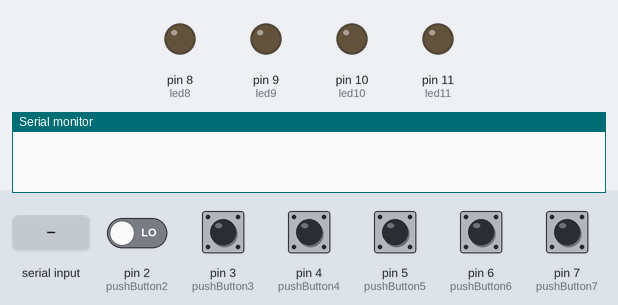
A sketch run on a simulated Arduino Uno, built with avr-gcc and run on an emulated ATmega328P. Shown: output pins drawn as LEDs (lit = HIGH), the last lines printed to the serial monitor. The test bench sets the inputs (shaded band); at power-on: pin 2 (pushButton2), pin 3 (pushButton3), pin 4 (pushButton4), pin 5 (pushButton5), pin 6 (pushButton6), pin 7 (pushButton7) LOW.

Above: at 1.2 s.
1.3 s: "30,150\n" received over Serial
At 1.8 s:
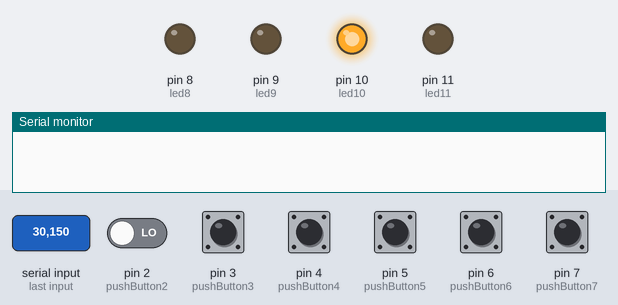
4.2 s: pin 3 (pushButton3) pulled HIGH for 0.15 s
At 4.27 s:
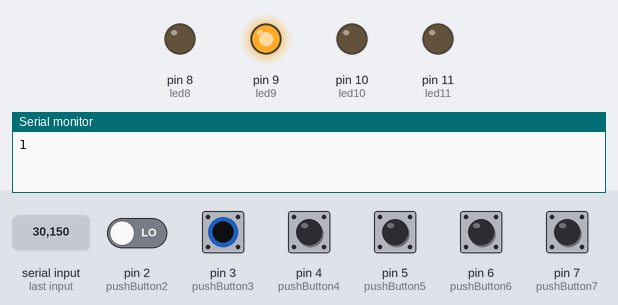
5.8 s: pin 5 (pushButton5) pulled HIGH for 0.15 s
At 5.88 s:
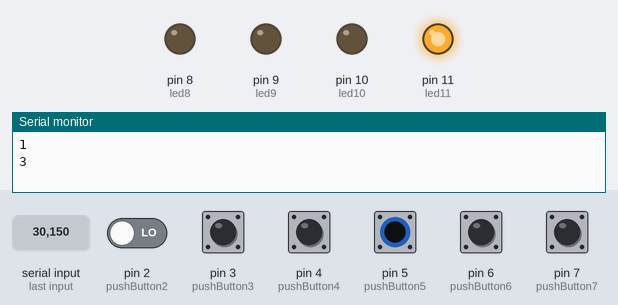
10.6 s: pin 2 (pushButton2) driven HIGH and pin 3 (pushButton3) driven HIGH
At 11.7 s:
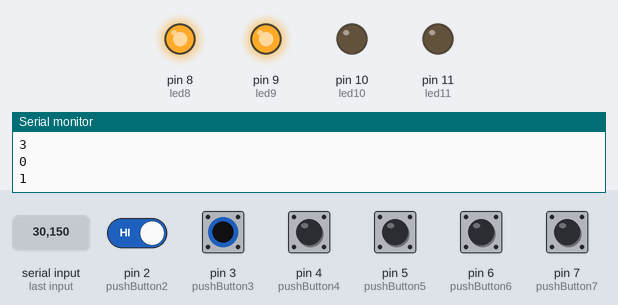
Timing chart, 0 to 13.1 s (numbered marks = the images above; inputs shaded):
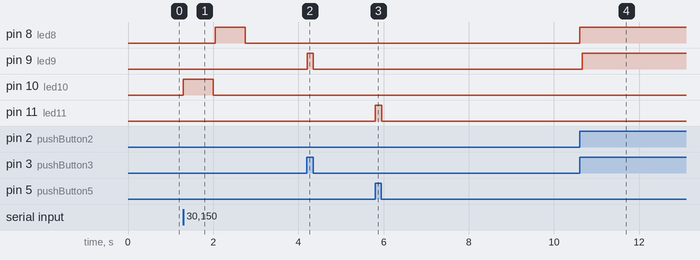

The sketch:

Arduino.ino
```cpp
/*
 * This file send a "1" or "0" each time a button is pressed or released.
*/
//#include <stdio.h>
//#include <string.h>

// Create a variable to store the current state of the button
int button2State = 0;
int button3State = 0;
int button4State = 0;
int button5State = 0;

// enter button
int button6State = 0;

// start button
int button7State = 0;

// Create a variable to store the previous state of the button
int prevButton2State = 0;
int prevButton3State = 0;
int prevButton4State = 0;
int prevButton5State = 0;
int prevButton6State = 0;
int prevButton7State = 0;

// Set 1
int pushButton2 = 2;
int led8 = 8;

// Set 2
int pushButton3 = 3;
int led9 = 9;

// Set 3
int pushButton4 = 4;
int led10 = 10;

// Set 4
int pushButton5 = 5;
int led11 = 11;

// enter button
int pushButton6 = 6;

// start button
int pushButton7 = 7;

void setup() {

  // Set 1
  pinMode(pushButton2, INPUT);
  pinMode(led8, OUTPUT);
  digitalWrite(led8, LOW);

  // Set 2
  pinMode(pushButton3, INPUT);
  pinMode(led9, OUTPUT);
  digitalWrite(led9, LOW);

  // Set 3
  pinMode(pushButton4, INPUT);
  pinMode(led10, OUTPUT);
  digitalWrite(led10, LOW);

  // Set 4
  pinMode(pushButton5, INPUT);
  pinMode(led11, OUTPUT);
  digitalWrite(led11, LOW);

  // enter button
  pinMode(pushButton6, INPUT);

  // start button
  pinMode(pushButton7, INPUT);

  Serial.begin(9600);

}

void lightLED (int number) {
  switch (number){
        case 1:
          digitalWrite(led8, HIGH);
          delay(700);
          digitalWrite(led8, LOW);
          break;
       case 2:
          digitalWrite(led9, HIGH);
          delay(700);
          digitalWrite(led9, LOW);
          break;
      case 3:
          digitalWrite(led10, HIGH);
          delay(700);
          digitalWrite(led10, LOW);
          break;
       case 4:
          digitalWrite(led11, HIGH);
          delay(700);
          digitalWrite(led11, LOW);
          break;
      }
      return;
}

void loop() {

  // Read button status
  button2State = digitalRead(pushButton2);
  button3State = digitalRead(pushButton3);
  button4State = digitalRead(pushButton4);
  button5State = digitalRead(pushButton5);
  button6State = digitalRead(pushButton6);
  button7State = digitalRead(pushButton7);

  // Set 1
  if (prevButton2State != button2State) {

    if (button2State == HIGH){
      int data = 0;
      Serial.println(data);
      digitalWrite(led8, HIGH);
    }
    else
    {
      digitalWrite(led8, LOW);
    }
    prevButton2State = button2State;
      // Add slight delay
  delay(50);

  }
  //////////////////////////////////////////////////////

   // Set 2
  if (prevButton3State != button3State) {

    if (button3State == HIGH){
      int data = 1;
      Serial.println(data);
      digitalWrite(led9, HIGH);
    }
    else
    {
      digitalWrite(led9, LOW);
    }
    prevButton3State = button3State;
      // Add slight delay
  delay(50);

  }
  //////////////////////////////////////////////////////

  // Set 3
  if (prevButton4State != button4State) {

    if (button4State == HIGH){
      int data = 2;
      Serial.println(data);
      digitalWrite(led10, HIGH);
    }
    else
    {
      digitalWrite(led10, LOW);
    }
    prevButton4State = button4State;
      // Add slight delay
  delay(50);

  }
  //////////////////////////////////////////////////////

  // Set 4
  if (prevButton5State != button5State) {

    if (button5State == HIGH){
      int data = 3;
      Serial.println(data);
      digitalWrite(led11, HIGH);
    }
    else
    {
      digitalWrite(led11, LOW);
    }
    prevButton5State = button5State;
      // Add slight delay
  delay(50);

  }
  //////////////////////////////////////////////////////

  // enter button
  if (prevButton6State != button6State) {

    if (button6State == HIGH){
      Serial.println("ENTER");
    }
    prevButton6State = button6State;

  }
  //////////////////////////////////////////////////////


  // start button
  if (prevButton7State != button7State) {

    if (button7State == HIGH){
      Serial.println("START");
    }
    prevButton7State = button7State;
      // Add slight delay
  delay(50);

  }

  //////////////////////////////////////////////////////

if (Serial.available() > 0) {
  String receivedString = "";
  while (Serial.available () > 0) {
      receivedString += char(Serial.read());
    }

   // convert data string to array
   char charBuf[receivedString.length()+1];
   receivedString.toCharArray(charBuf, receivedString.length()+1);
   for(int i = 0; i < receivedString.length(); i++){
      String myString = String(charBuf[i]);
      int myInt = myString.toInt();
      lightLED(myInt);
   }
   receivedString = "";
}

  // Add slight delay
  delay(50);

}
```

Measured:
- after the input at 1.3 s, pin 8 (led8): LOW → HIGH after 0.75 s, → LOW 0.70 s later; pin 10 (led10): LOW → HIGH at once, → LOW 0.70 s later
- after the input at 4.2 s, pin 9 (led9): LOW → HIGH at once, → LOW 0.15 s later
- after the input at 5.8 s, pin 11 (led11): LOW → HIGH at once, → LOW 0.15 s later
- after the input at 10.6 s, pin 8 (led8): LOW → HIGH at once; pin 9 (led9): LOW → HIGH after 0.06 s
